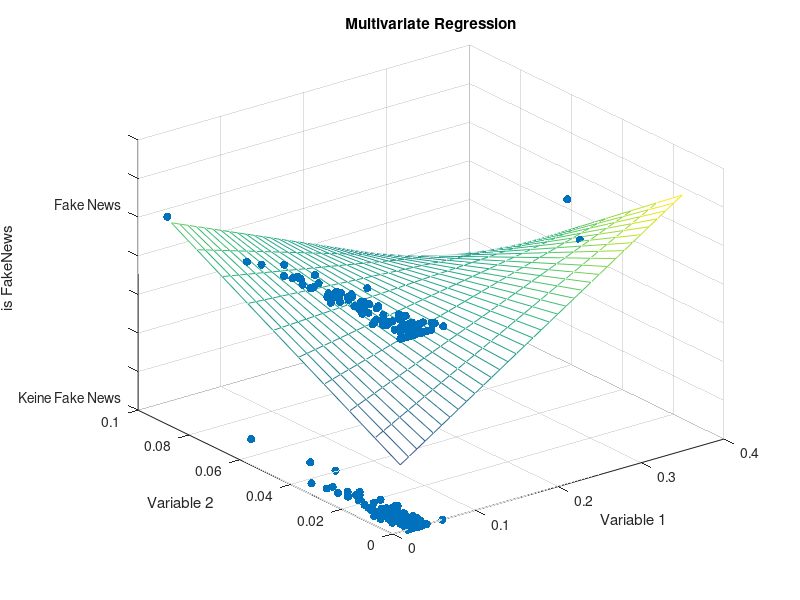

Recreate this plot in MATLAB. (Note: this script raises an error after producing the figure.)
%% bSkriptRegression
% This skript realse the regression plot for the variables
% @Author: Benjamin M. Abdel-Karim
% @since: 2017-05-31
% @version: 2017-05-31
% Idear Source: https://de.mathworks.com/help/stats/regress.html

%% Clear everthing
clear; clc; close all;

%% Routing Folder
addpath('Funktionsbibliothek');
addpath('Funktionsbibliothek/MATLAB2Tikiz/src');

%% Dataimport 
% The Dataimport
sVar = {'newsId','isFake','words','uppercases','questions','exclamations','authors','citations','firstperson','secondperson','thirdperson','sentencelength','repetitiveness','authorHits','titleUppercase','errorLevel','sentiment','informativeness'};
mData = csvread('Datenbank/2017-06-05newsResults.csv');

%% The Regression Parameters
%vY = mData(:,2);
%vX = mData(:,3:end);


% Overright
% 2017-05-30 - 2, 4, 9
% 2017-06-06 - 2, 8, 15
  vy = mData(:,2);
  vxOne = mData(:,4);
  vxTow = mData(:,9);

% Fit-Simple Regression Modell
 X = [ones(size(vxOne)) vxOne vxTow vxOne.*vxTow];
 b = regress(vy,X);    % Removes NaN data

% Creat the 3D Scatterplot
figure;
scatter3(vxOne,vxTow,vy,'filled')
hold on
x1fit = min(vxOne):0.01:max(vxOne); 
x2fit = min(vxTow):0.01:max(vxTow);
[X1FIT,X2FIT] = meshgrid(x1fit,x2fit);
YFIT = b(1) + b(2)*X1FIT + b(3)*X2FIT + b(4)*X1FIT.*X2FIT;
mesh(X1FIT,X2FIT,YFIT)
title('Multivariate Regression');
xlabel('Variable 1');
ylabel('Variable 2');
zlabel('is FakeNews');
zticklabels({'Keine Fake News', '','','','','Fake News'});
%view(50,10)

matlab2tikz('Abbildungen/MultivariateRegression.tex');
% print -dpdf Abbildung/Wortverteilung.pdf;
